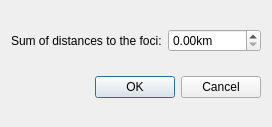
<?xml version="1.0" encoding="UTF-8"?>
<ui version="4.0">
 <class>Dlg_ellipseSum</class>
 <widget class="QDialog" name="Dlg_ellipseSum">
  <property name="geometry">
   <rect>
    <x>0</x>
    <y>0</y>
    <width>253</width>
    <height>127</height>
   </rect>
  </property>
  <property name="windowTitle">
   <string>Define the sum of distances</string>
  </property>
  <layout class="QGridLayout" name="gridLayout">
   <item row="0" column="0">
    <widget class="QLabel" name="label">
     <property name="text">
      <string>Sum of distances to the foci:</string>
     </property>
    </widget>
   </item>
   <item row="0" column="1">
    <widget class="QDoubleSpinBox" name="dSpinBox">
     <property name="layoutDirection">
      <enum>Qt::LeftToRight</enum>
     </property>
     <property name="suffix">
      <string notr="true">km</string>
     </property>
     <property name="maximum">
      <double>45000.000000000000000</double>
     </property>
    </widget>
   </item>
   <item row="1" column="0" colspan="2">
    <widget class="QDialogButtonBox" name="buttonBox">
     <property name="orientation">
      <enum>Qt::Horizontal</enum>
     </property>
     <property name="standardButtons">
      <set>QDialogButtonBox::Cancel|QDialogButtonBox::Ok</set>
     </property>
    </widget>
   </item>
  </layout>
 </widget>
 <resources/>
 <connections>
  <connection>
   <sender>buttonBox</sender>
   <signal>accepted()</signal>
   <receiver>Dlg_ellipseSum</receiver>
   <slot>accept()</slot>
   <hints>
    <hint type="sourcelabel">
     <x>248</x>
     <y>254</y>
    </hint>
    <hint type="destinationlabel">
     <x>157</x>
     <y>274</y>
    </hint>
   </hints>
  </connection>
  <connection>
   <sender>buttonBox</sender>
   <signal>rejected()</signal>
   <receiver>Dlg_ellipseSum</receiver>
   <slot>reject()</slot>
   <hints>
    <hint type="sourcelabel">
     <x>316</x>
     <y>260</y>
    </hint>
    <hint type="destinationlabel">
     <x>286</x>
     <y>274</y>
    </hint>
   </hints>
  </connection>
 </connections>
</ui>
